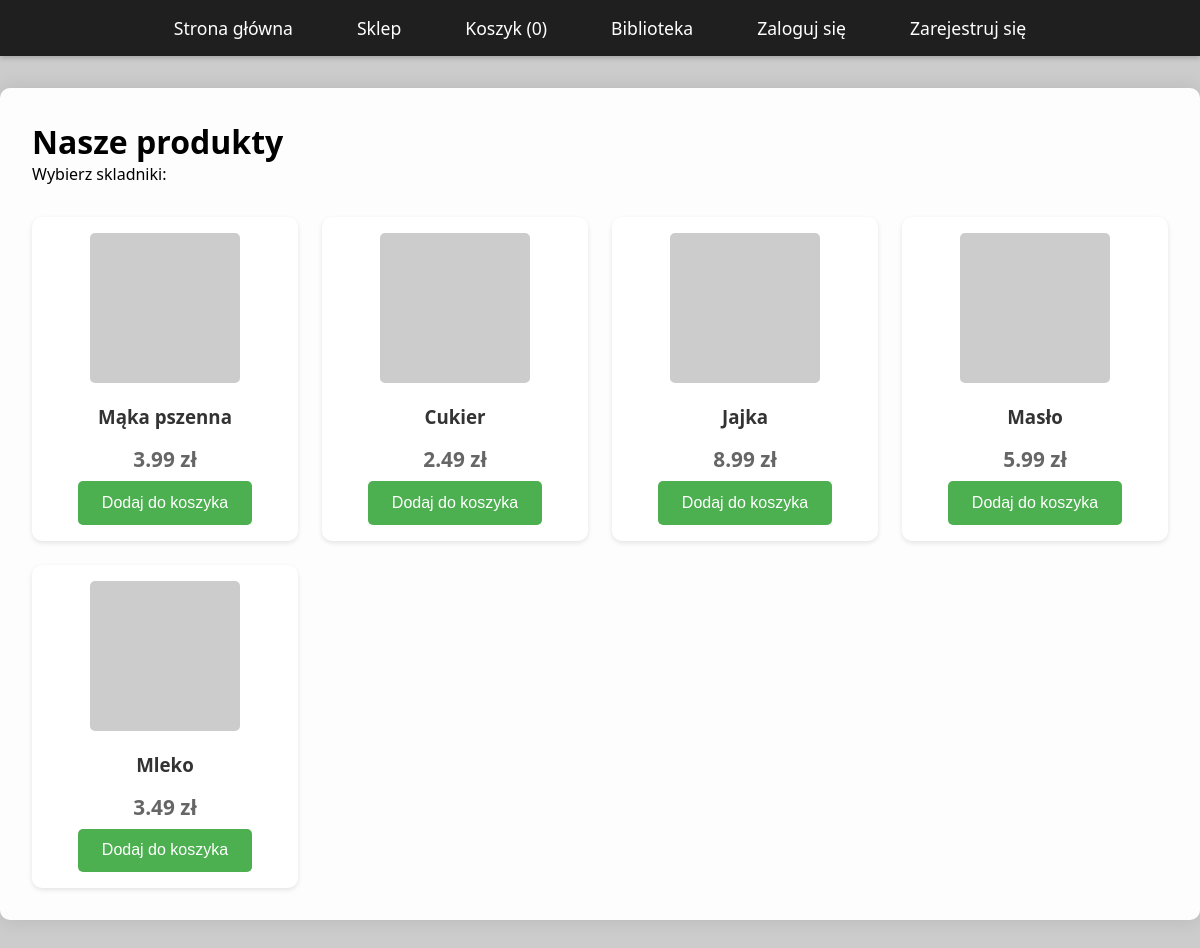
Page /sklep.php on the committed database.
### tables this page shows
CREATE TABLE products (
    id INT PRIMARY KEY AUTO_INCREMENT,
    name VARCHAR(100) NOT NULL,
    price DECIMAL(10,2) NOT NULL,
    image VARCHAR(255),
    created_at TIMESTAMP DEFAULT CURRENT_TIMESTAMP
);

### sklep.php (the view, shortened to what this page needs)
<?php
require_once 'config.php';
$stmt = $pdo->query("SELECT * FROM products");
$products = $stmt->fetchAll();
?>
<!DOCTYPE html>
<html lang="pl">
<head>
    <link rel="stylesheet" href="style.css">
</head>
<body>
    <?php include 'menu.php'; ?>
    <div class="container">
        <h1>Nasze produkty</h1>
        <p>Wybierz skladniki:</p>
        <div class="products-grid">
            <?php foreach($products as $product): ?>
                <div class="product-card">
                    <img src="<?php echo htmlspecialchars($product['image']); ?>" alt="<?php echo htmlspecialchars($product['name']); ?>">
                    <h3><?php echo htmlspecialchars($product['name']); ?></h3>
                    <p class="price"><?php echo number_format($product['price'], 2); ?> zł</p>
                    <form method="POST">
                        <button type="submit" name="add_to_cart">Dodaj do koszyka</button>
                    </form>
                </div>
            <?php endforeach; ?>
        </div>
    </div>
</body>
</html>

### menu.php (shortened to what this page needs)
<div class="menu">
    <ul>
        <li><a href="index.php">Strona główna</a></li>
        <li><a href="sklep.php">Sklep</a></li>
        <li><a href="koszyk.php">Koszyk (<?php echo isset($_SESSION['cart']) ? count($_SESSION['cart']) : 0; ?>)</a></li>
        <li><a href="biblioteka.php">Biblioteka</a></li>
        <?php if(isset($_SESSION['user_id'])): ?>
            <li class="welcome">Witaj, <?php echo htmlspecialchars($_SESSION['username']); ?>!</li>
            <li><a href="logout.php" class="logout-btn">Wyloguj się</a></li>
        <?php else: ?>
            <li><a href="login.php">Zaloguj się</a></li>
            <li><a href="register.php">Zarejestruj się</a></li>
        <?php endif; ?>
    </ul>
</div>

### style.css (style rules this page uses)
* { margin: 0; padding: 0; box-sizing: border-box; }
body { font-family: 'Segoe UI', Tahoma, Geneva, Verdana, sans-serif; background-image: url('https://via.placeholder.com/1920x1080?text=Sklep+Internetowy'); background-size: cover; background-attachment: fixed; background-position: center; min-height: 100vh; }
.menu { background-color: rgba(0, 0, 0, 0.85); padding: 1rem 2rem; position: sticky; top: 0; z-index: 1000; box-shadow: 0 2px 5px rgba(0,0,0,0.2); }
.menu ul { list-style: none; display: flex; gap: 2rem; justify-content: center; flex-wrap: wrap; }
.menu ul li a { color: white; text-decoration: none; font-size: 1.1rem; padding: 0.5rem 1rem; transition: all 0.3s ease; border-radius: 5px; }
.container { max-width: 1200px; margin: 2rem auto; padding: 2rem; background-color: rgba(255, 255, 255, 0.95); border-radius: 10px; box-shadow: 0 0 20px rgba(0,0,0,0.1); }
.products-grid, .songs-grid { display: grid; grid-template-columns: repeat(auto-fill, minmax(250px, 1fr)); gap: 1.5rem; margin-top: 2rem; }
.product-card, .song-card { background: white; border-radius: 10px; padding: 1rem; text-align: center; box-shadow: 0 2px 5px rgba(0,0,0,0.1); transition: transform 0.3s ease; }
.product-card img { max-width: 100%; height: 150px; object-fit: cover; border-radius: 5px; }
.product-card h3, .song-card h3 { margin: 1rem 0; color: #333; }
.product-card p, .song-card p { color: #666; margin: 0.5rem 0; }
.price { font-size: 1.3rem; color: #4CAF50; font-weight: bold; margin: 1rem 0; }
button, .btn { background-color: #4CAF50; color: white; padding: 0.8rem 1.5rem; border: none; border-radius: 5px; cursor: pointer; font-size: 1rem; transition: background-color 0.3s ease; }

### rows in the picture
products: name "Mąka pszenna", price "3.99"
products: name "Cukier", price "2.49"
products: name "Jajka", price "8.99"
products: name "Masło", price "5.99"
products: name "Mleko", price "3.49"

### other values in the picture
count($_SESSION['cart']) "0"
